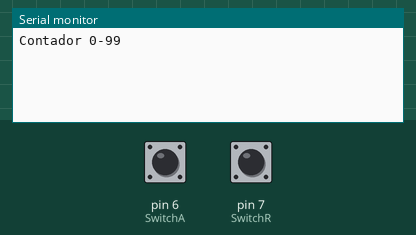
A sketch run on a simulated Arduino Uno, built with avr-gcc and run on an emulated ATmega328P. On the bench: the last lines printed to the serial monitor. The inputs (shaded band) are chosen by the test bench; at power-on: pin 6 (SwitchA) LOW, pin 7 (SwitchR) LOW.

Above: at 1.2 s.
1.3 s: pin 6 (SwitchA) pulled HIGH for 0.15 s
At 2.4 s:
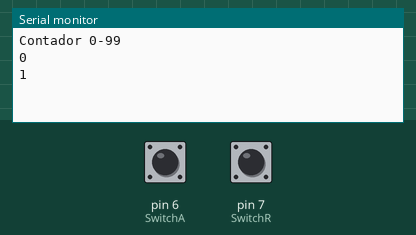
2.9 s: pin 7 (SwitchR) pulled HIGH for 0.15 s
At 3.7 s:
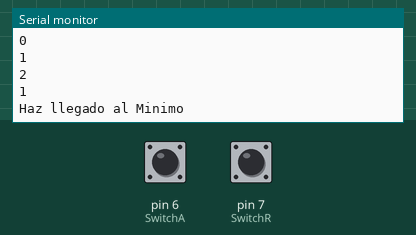
4.6 s: pin 6 (SwitchA) pulled HIGH for 1 s
At 6.7 s:
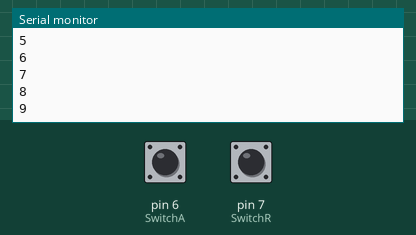
7.1 s: pin 7 (SwitchR) pulled HIGH for 1 s
At 7.21 s:
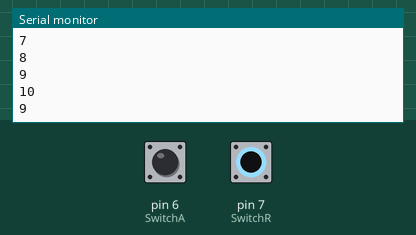
Timing chart, 0 to 10.1 s (numbered marks = the images above; inputs shaded):
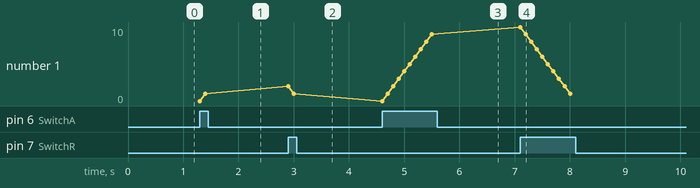

The sketch:

PARTE4.ino
```cpp
int SwitchA	= 6;
int SwitchR	= 7;
int Conteo	= 0;


void setup()
{
 pinMode (SwitchA, INPUT);
 pinMode (SwitchR, INPUT);
 Serial.begin(9600);
  Serial.println("Contador 0-99");
}

void loop()
{

if(digitalRead(SwitchA) == HIGH&&Conteo<=99){
    Serial.println(Conteo) ;
    Conteo = Conteo+1;
  	delay(100);
  if(Conteo >= 100){
   Serial.println("Haz llegado al Maximo");
    Conteo=100;
	}

  }
  if(digitalRead(SwitchR) == HIGH&&Conteo>=1){
    Serial.println(Conteo) ;
    Conteo = Conteo-1;
  	delay(100);
  if(Conteo <= 0){
   Serial.println("Haz llegado al Minimo");
    Conteo = 0;
	}

  }

}
```

Measured:
- after the input at 1.3 s, the serial monitor: prints a new line at once (image 1)
- after the input at 2.9 s, the serial monitor: prints a new line at once (image 2)
- after the input at 4.6 s, the serial monitor: prints a new line at once (image 3)
- after the input at 7.1 s, the serial monitor: prints a new line at once (image 4)
- plotted number 1: 1 → 9 after the input at 4.6 s
